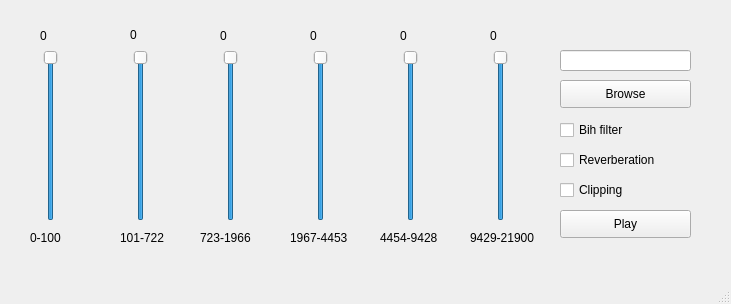
<?xml version="1.0" encoding="UTF-8"?>
<ui version="4.0">
 <class>MainWindow</class>
 <widget class="QMainWindow" name="MainWindow">
  <property name="geometry">
   <rect>
    <x>0</x>
    <y>0</y>
    <width>731</width>
    <height>304</height>
   </rect>
  </property>
  <property name="windowTitle">
   <string>Equalizer</string>
  </property>
  <widget class="QWidget" name="centralwidget">
   <widget class="QSlider" name="verticalSlider">
    <property name="geometry">
     <rect>
      <x>40</x>
      <y>50</y>
      <width>22</width>
      <height>171</height>
     </rect>
    </property>
    <property name="minimum">
     <number>-60</number>
    </property>
    <property name="maximum">
     <number>0</number>
    </property>
    <property name="orientation">
     <enum>Qt::Vertical</enum>
    </property>
   </widget>
   <widget class="QSlider" name="verticalSlider_2">
    <property name="geometry">
     <rect>
      <x>130</x>
      <y>50</y>
      <width>22</width>
      <height>171</height>
     </rect>
    </property>
    <property name="minimum">
     <number>-60</number>
    </property>
    <property name="maximum">
     <number>0</number>
    </property>
    <property name="orientation">
     <enum>Qt::Vertical</enum>
    </property>
   </widget>
   <widget class="QSlider" name="verticalSlider_3">
    <property name="geometry">
     <rect>
      <x>220</x>
      <y>50</y>
      <width>22</width>
      <height>171</height>
     </rect>
    </property>
    <property name="minimum">
     <number>-60</number>
    </property>
    <property name="maximum">
     <number>0</number>
    </property>
    <property name="orientation">
     <enum>Qt::Vertical</enum>
    </property>
   </widget>
   <widget class="QSlider" name="verticalSlider_4">
    <property name="geometry">
     <rect>
      <x>310</x>
      <y>50</y>
      <width>22</width>
      <height>171</height>
     </rect>
    </property>
    <property name="minimum">
     <number>-60</number>
    </property>
    <property name="maximum">
     <number>0</number>
    </property>
    <property name="orientation">
     <enum>Qt::Vertical</enum>
    </property>
   </widget>
   <widget class="QSlider" name="verticalSlider_5">
    <property name="geometry">
     <rect>
      <x>400</x>
      <y>50</y>
      <width>22</width>
      <height>171</height>
     </rect>
    </property>
    <property name="minimum">
     <number>-60</number>
    </property>
    <property name="maximum">
     <number>0</number>
    </property>
    <property name="orientation">
     <enum>Qt::Vertical</enum>
    </property>
   </widget>
   <widget class="QSlider" name="verticalSlider_6">
    <property name="geometry">
     <rect>
      <x>490</x>
      <y>50</y>
      <width>22</width>
      <height>171</height>
     </rect>
    </property>
    <property name="minimum">
     <number>-60</number>
    </property>
    <property name="maximum">
     <number>0</number>
    </property>
    <property name="orientation">
     <enum>Qt::Vertical</enum>
    </property>
   </widget>
   <widget class="QPushButton" name="button_play">
    <property name="geometry">
     <rect>
      <x>560</x>
      <y>210</y>
      <width>131</width>
      <height>28</height>
     </rect>
    </property>
    <property name="text">
     <string>Play</string>
    </property>
   </widget>
   <widget class="QLineEdit" name="lineEdit">
    <property name="geometry">
     <rect>
      <x>560</x>
      <y>50</y>
      <width>131</width>
      <height>21</height>
     </rect>
    </property>
   </widget>
   <widget class="QPushButton" name="button_browse">
    <property name="geometry">
     <rect>
      <x>560</x>
      <y>80</y>
      <width>131</width>
      <height>28</height>
     </rect>
    </property>
    <property name="text">
     <string>Browse</string>
    </property>
   </widget>
   <widget class="QLabel" name="label_0_100">
    <property name="geometry">
     <rect>
      <x>30</x>
      <y>230</y>
      <width>41</width>
      <height>16</height>
     </rect>
    </property>
    <property name="text">
     <string>0-100</string>
    </property>
   </widget>
   <widget class="QLabel" name="label_101_722">
    <property name="geometry">
     <rect>
      <x>120</x>
      <y>230</y>
      <width>61</width>
      <height>16</height>
     </rect>
    </property>
    <property name="text">
     <string>101-722</string>
    </property>
   </widget>
   <widget class="QLabel" name="label_723_1966">
    <property name="geometry">
     <rect>
      <x>200</x>
      <y>230</y>
      <width>71</width>
      <height>16</height>
     </rect>
    </property>
    <property name="text">
     <string>723-1966</string>
    </property>
   </widget>
   <widget class="QLabel" name="label_1967_4453">
    <property name="geometry">
     <rect>
      <x>290</x>
      <y>230</y>
      <width>71</width>
      <height>16</height>
     </rect>
    </property>
    <property name="text">
     <string>1967-4453</string>
    </property>
    <property name="scaledContents">
     <bool>false</bool>
    </property>
    <property name="wordWrap">
     <bool>false</bool>
    </property>
   </widget>
   <widget class="QLabel" name="label_4454_9428">
    <property name="geometry">
     <rect>
      <x>380</x>
      <y>230</y>
      <width>71</width>
      <height>16</height>
     </rect>
    </property>
    <property name="text">
     <string>4454-9428</string>
    </property>
   </widget>
   <widget class="QLabel" name="label_9429_21900">
    <property name="geometry">
     <rect>
      <x>470</x>
      <y>230</y>
      <width>81</width>
      <height>16</height>
     </rect>
    </property>
    <property name="text">
     <string>9429-21900</string>
    </property>
   </widget>
   <widget class="QLabel" name="label_0_100_value">
    <property name="geometry">
     <rect>
      <x>40</x>
      <y>26</y>
      <width>31</width>
      <height>20</height>
     </rect>
    </property>
    <property name="text">
     <string>0</string>
    </property>
    <property name="margin">
     <number>0</number>
    </property>
   </widget>
   <widget class="QLabel" name="label_101_722_value">
    <property name="geometry">
     <rect>
      <x>130</x>
      <y>19</y>
      <width>31</width>
      <height>31</height>
     </rect>
    </property>
    <property name="text">
     <string>0</string>
    </property>
   </widget>
   <widget class="QLabel" name="label_723_1966_value">
    <property name="geometry">
     <rect>
      <x>220</x>
      <y>20</y>
      <width>31</width>
      <height>31</height>
     </rect>
    </property>
    <property name="text">
     <string>0</string>
    </property>
   </widget>
   <widget class="QLabel" name="label_1967_4453_value">
    <property name="geometry">
     <rect>
      <x>310</x>
      <y>20</y>
      <width>31</width>
      <height>31</height>
     </rect>
    </property>
    <property name="text">
     <string>0</string>
    </property>
   </widget>
   <widget class="QLabel" name="label_4454_9428_value">
    <property name="geometry">
     <rect>
      <x>400</x>
      <y>20</y>
      <width>31</width>
      <height>31</height>
     </rect>
    </property>
    <property name="text">
     <string>0</string>
    </property>
   </widget>
   <widget class="QLabel" name="label_9429_21900_value">
    <property name="geometry">
     <rect>
      <x>490</x>
      <y>20</y>
      <width>31</width>
      <height>31</height>
     </rect>
    </property>
    <property name="text">
     <string>0</string>
    </property>
   </widget>
   <widget class="QCheckBox" name="checkBox_is_bih">
    <property name="geometry">
     <rect>
      <x>560</x>
      <y>120</y>
      <width>111</width>
      <height>20</height>
     </rect>
    </property>
    <property name="cursor">
     <cursorShape>ArrowCursor</cursorShape>
    </property>
    <property name="text">
     <string>Bih filter</string>
    </property>
   </widget>
   <widget class="QCheckBox" name="checkBox_reverb">
    <property name="geometry">
     <rect>
      <x>560</x>
      <y>150</y>
      <width>111</width>
      <height>20</height>
     </rect>
    </property>
    <property name="text">
     <string>Reverberation</string>
    </property>
   </widget>
   <widget class="QCheckBox" name="checkBox_clipping">
    <property name="geometry">
     <rect>
      <x>560</x>
      <y>180</y>
      <width>111</width>
      <height>20</height>
     </rect>
    </property>
    <property name="text">
     <string>Clipping</string>
    </property>
   </widget>
  </widget>
  <widget class="QMenuBar" name="menubar">
   <property name="geometry">
    <rect>
     <x>0</x>
     <y>0</y>
     <width>731</width>
     <height>26</height>
    </rect>
   </property>
  </widget>
  <widget class="QStatusBar" name="statusbar"/>
 </widget>
 <resources/>
 <connections/>
</ui>
